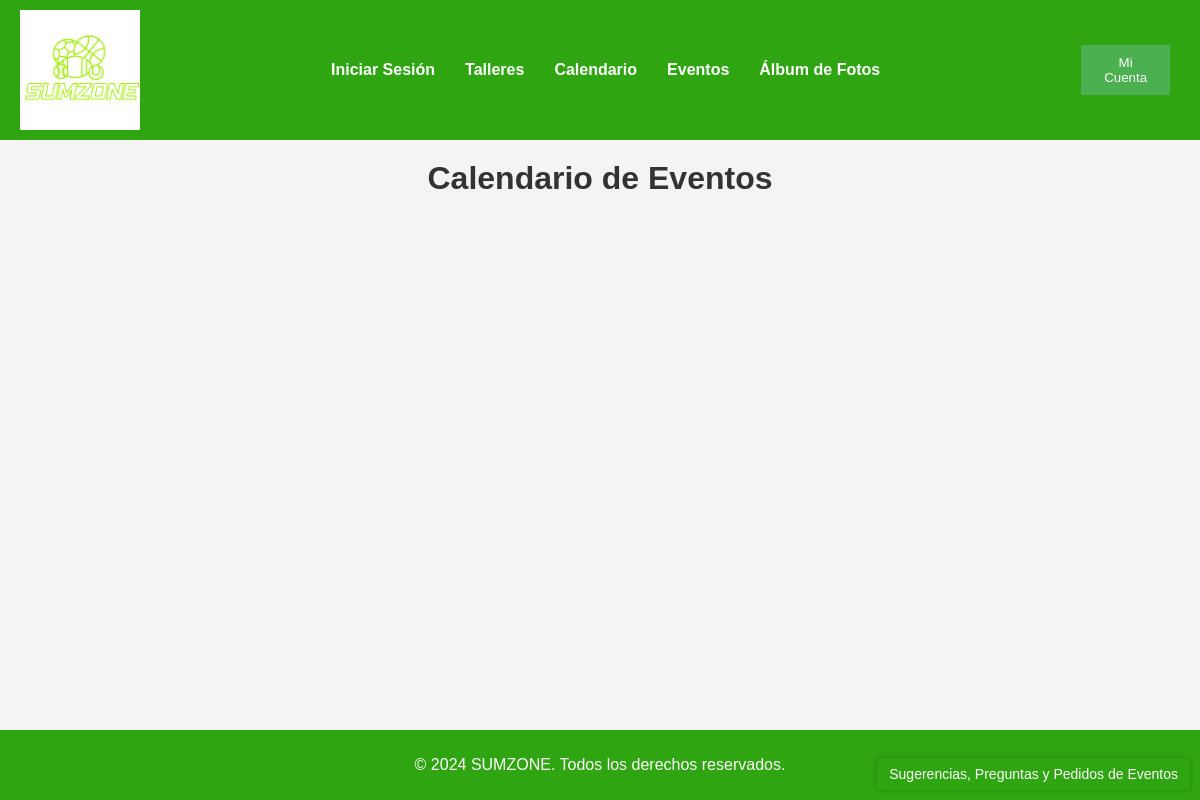
The page /SUMZONE2/php/calendario.php on the database as committed earlier.
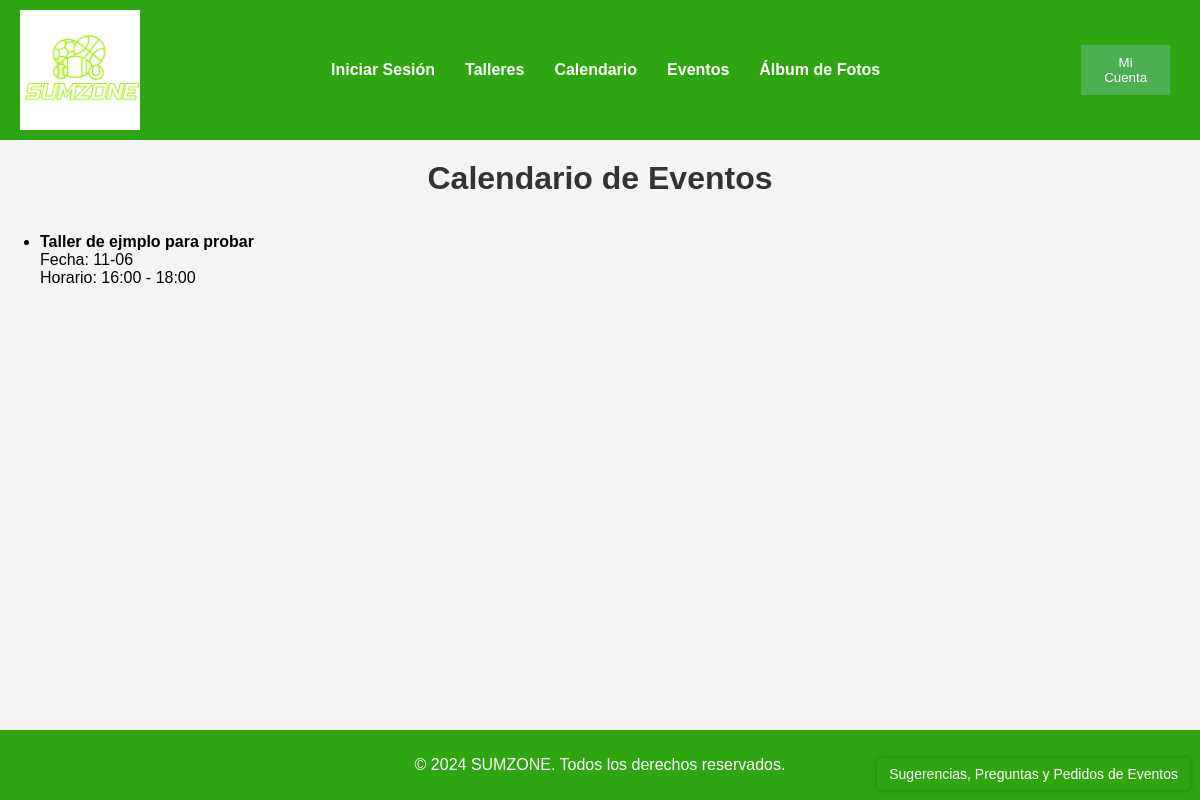
The same page on the database as committed later.
### tables this page shows
CREATE TABLE IF NOT EXISTS `EVENTO` (
  `ID` INT NOT NULL AUTO_INCREMENT,
  `Nombre` VARCHAR(30) NOT NULL,
  `Descripcion` VARCHAR(300) NULL,
  `Fecha` DATE NOT NULL,
  `Frecuencia` VARCHAR(15) NOT NULL,
  `Horario_inicio` TIME NOT NULL,
  `Horario_fin` TIME NOT NULL,
  `tipo_evento` BINARY(1) NOT NULL DEFAULT 0,
  PRIMARY KEY (`ID`));

### SUMZONE2/php/calendario.php (the view, shortened to what this page needs)
<?php
include 'conexion.php';
$sql_eventos = "SELECT ID, Descripcion, Fecha, Horario_inicio, Horario_fin FROM EVENTO";
$resultado_eventos = $conn->query($sql_eventos);
$eventos = [];
if ($resultado_eventos->num_rows > 0) {
    while ($row = $resultado_eventos->fetch_assoc()) {
        $eventos[] = [
            'id' => $row['ID'],
            'Descripcion' => $row['Descripcion'],
            'Fecha' => $row['Fecha'],
            'Horario_inicio' => $row['Horario_inicio'],
            'horario_fin' => $row['Horario_fin'],
        ];
    }
}
?>
<!DOCTYPE html>
<html lang="es">
<head>
    <link rel="stylesheet" href="../css/styles.css">
    <link rel="stylesheet" href="../css/talleres.css">
</head>
<body>
<header class="main-header">
        <img src="../images/logo.png" alt="Logo SUMZONE" class="logo">
        <nav class="navbar">
            <ul>
                <?php if (!isset($_SESSION['username'])){
                echo '<li><a href="php/login_register.php">Iniciar Sesión</a></li>';}
                else{echo '<li><a href="../index.php">Home</a></li>';}?>
                <li><a href="talleres.php">Talleres</a></li>
                <li><a href="calendario.php">Calendario</a></li>
                <li><a href="evento.php">Eventos</a></li>
                <li><a href="https://www.flickr.com/photos/isamisiones/albums/with/72177720316806309" target="_blank">Álbum de Fotos</a></li>
            </ul>
        </nav>
        <button id="menuButton">Mi Cuenta</button>
    </header>
    <h1>Calendario de Eventos</h1>
    <div id="calendario">
        <ul>
            <?php foreach ($eventos as $evento): ?>
                <li>
                    <strong><?php echo htmlspecialchars($evento['Descripcion']); ?></strong><br>
                    Fecha: <?php echo substr(htmlspecialchars($evento['Fecha']),-5); ?><br>
                    Horario: <?php echo substr(htmlspecialchars($evento['Horario_inicio']),0,5);?> - <?php echo substr(htmlspecialchars($evento['horario_fin']),0,5); ?>
                </li>
            <?php endforeach; ?>
        </ul>
    </div>
    <footer class="main-footer">
        <p>&copy; 2024 SUMZONE. Todos los derechos reservados.</p>
    </footer>
    <a href="" class="suggestions-link">Sugerencias, Preguntas y Pedidos de Eventos</a>
</body>
</html>

Rows that differ between the two databases and show on the page:
added evento: Descripcion "Taller de ejmplo para probar", Fecha "11-06", Horario_inicio "16:00", Horario_fin "18:00"
